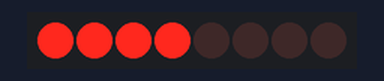
Simulated run of this sketch. Board: Arduino Uno, built with avr-gcc and run on an emulated ATmega328P. Parts: 8 shift-register outputs drawn as a row of LEDs (first output left, lit = HIGH). Wiring (inferred from the names in the program): shift register (74HC595): data pin 2; shift clock pin 3; OE pin 5. Wiring (inferred from the signals the program sends): row of LEDs: on Q0, Q1, Q2, Q3, Q4, Q5, Q6, Q7.

Above: at 0.1 s.
At 60.18 s:
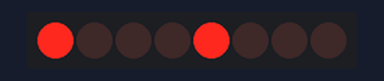
At 60.71 s:
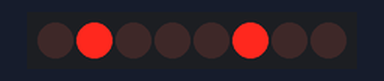
At 120.89 s:
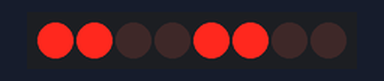
Timing chart, 0 to 122.6 s (numbered marks = the images above):
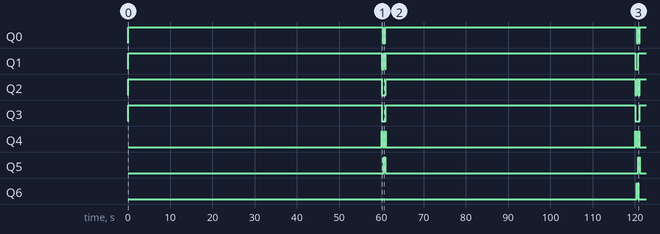

The sketch:

nixie-clock.ino
```cpp
// Rough nixie tube clock
//  - Casey Hall


// Pin configurations
int datapin = 2;
int clockpin = 3;
int latchpin = 4;
int oePin = 5;

// Store values of current time
// TO-DO: Read time data from DS1302 RTC IC
char seconds = 0;
char minutes = 0;
char hours = 0;

// Update the bounds of seconds, minutes, and hours
void updateTimeBounds() {
  // When seconds roll over, increment minutes
  if (seconds > 59) {
    seconds -= 60;
    minutes += 1;
  }

  // When minutes roll over, increment hours
  if (minutes > 59) {
    minutes -= 60;
    hours += 1;
  }

  // Roll hours back 12 when
  if (hours > 12) {
    hours -= 12;
  }
}

// Bump time up one second
void incrementSecond() {
  seconds += 1;
}

// Cycle through 0-9 for every digit to prevent cathode poisoning
void preventCathodePoisoning() {
  incrementSecond();
  clearNumbers();
  int output = 11;
  for (int i = 0; i < 100; i++) {
    writeNumber(output, false);
    writeNumber(output, false);
    writeNumber(output, false);
    delay(10);
    output += 11;
    if (output > 100) {
      output = 0;
    }
  }
}

// Clear shift registers
void clearNumbers() {
  for (int i = 0; i < 12; i++) {
    digitalWrite(datapin, HIGH);
    digitalWrite(clockpin, HIGH);
    digitalWrite(clockpin, LOW);
  }
  digitalWrite(latchpin, HIGH);
  digitalWrite(latchpin, LOW);
}

// Write two digits, and optionally set the left digit to blank in case
// left digit is 0
void writeNumber(char number, bool blankLeftDigit) {
  char part1 = number % 10;
  char part2 = (number / 10) % 10;
  if (part2 == 0 && blankLeftDigit) {
    part2 = 15;
  }
  char output = 0;
  output += (part1 << 4) + part2;
  digitalWrite(latchpin, LOW);
  shiftOut(datapin, clockpin, MSBFIRST, output);
  digitalWrite(latchpin, HIGH);
}

void setup()
{
  // Set the pin configuration
  randomSeed(analogRead(0));
  pinMode(datapin, OUTPUT);
  pinMode(clockpin, OUTPUT);
  pinMode(latchpin, OUTPUT);
  pinMode(oePin, OUTPUT);
  digitalWrite(oePin, LOW);
  digitalWrite(latchpin, LOW);
}

void loop()
{
  while (true) {
    // Clear display
    clearNumbers();

    // Write seconds, minutes, and hours in reverse order
    writeNumber(seconds, false);
    writeNumber(minutes, false);
    writeNumber(hours, true);

    // Wait one second
    delay(1000);
    // And account for that second
    incrementSecond();

    // On the 60th second, prevent cathode poisoning by cycling digits
    if (seconds == 60) {
      preventCathodePoisoning();
    }

    // Update the time bounds so the current time
    // remains valid
    updateTimeBounds();
  }
}
```

Measured:
- by itself, Q0: goes HIGH 60.3 s, LOW 0.53 s, HIGH 59.5 s, LOW 0.34 s, HIGH 0.30 s, LOW 0.09 s, then HIGH
- by itself, Q1: goes HIGH 60.0 s, LOW 0.53 s, HIGH 0.30 s, LOW 0.21 s, HIGH 59.0 s, LOW 0.64 s, then HIGH
- by itself, Q2: goes HIGH 60.0 s, LOW 1.0 s, HIGH 59.0 s, LOW 0.34 s, HIGH 0.30 s, LOW 0.39 s, then HIGH
- by itself, Q3: alternates HIGH for 59.5 s and LOW for 1.0 s
- by itself, Q4: LOW → HIGH at 60.0 s, → LOW 0.30 s later, → HIGH 0.53 s later, → LOW 0.21 s later, … (8 changes in this stretch)
- by itself, Q5: LOW → HIGH at 60.6 s, → LOW 0.30 s later, → HIGH 59.9 s later, → LOW 0.39 s later
- by itself, Q6: LOW → HIGH at 120 s, → LOW 0.30 s later
